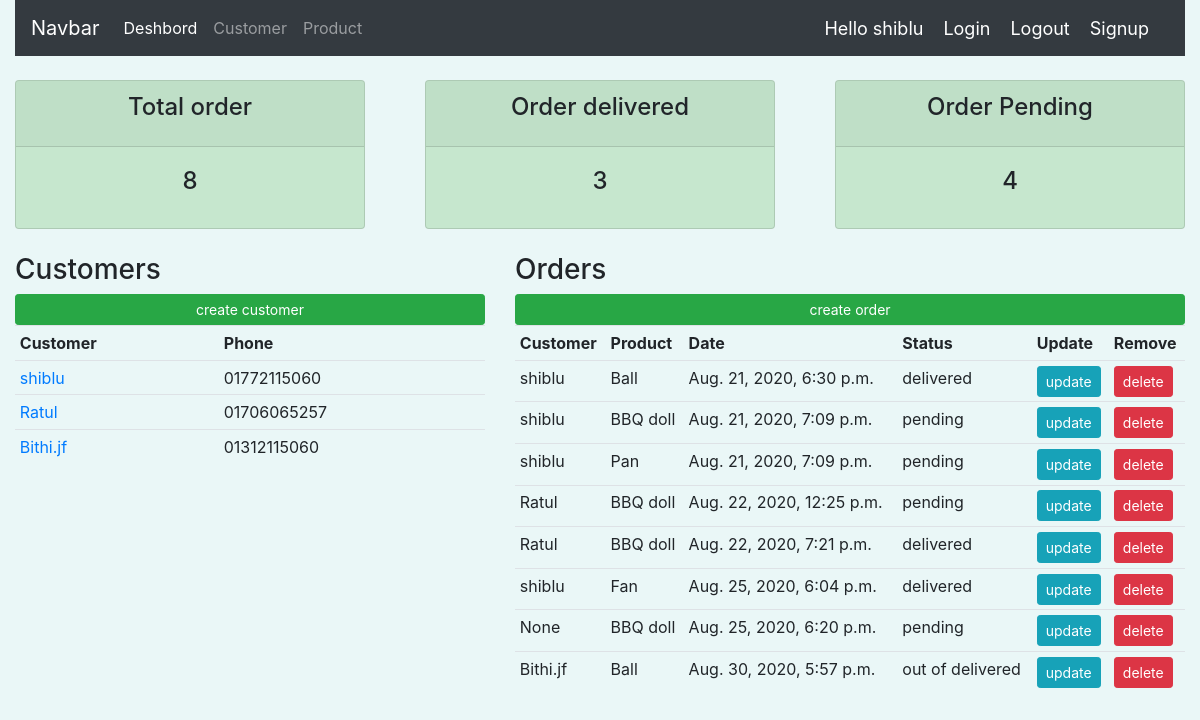
The app's page / (signed in) with its own data.
### accounts/models.py (models this page shows)
class Customer(models.Model):
    user = models.OneToOneField(User, null=True, on_delete=models.CASCADE)
    name = models.CharField(max_length=200,null=True)
    email = models.CharField(max_length=200,null=True)
    phone = models.CharField(max_length=200,null=True)
    profile_pic = models.ImageField(default='computer-icons-user-profile-male-avatar-avatar-png-clip-art.png',null=True,blank=True)
    date = models.DateTimeField(auto_now_add=True)
    def __str__(self):
        return self.name

class Order(models.Model):
    STATUS  = (
        ('delivered','Delivered'),
        ('pending','Pending'),
        ('out of delivered','Out Of Delivered')
    )
    customer = models.ForeignKey(Customer, null=True, on_delete=models.CASCADE)
    products = models.ForeignKey(Product, null=True, on_delete=models.CASCADE)
    status = models.CharField(max_length=200,choices=STATUS,null=True)
    date = models.DateTimeField(auto_now_add=True)

class Product(models.Model):
    CATEGORI = (
        ('indor','Indor'),
        ('outdor','Outdor')
    )
    name = models.CharField(max_length=200,null=True)
    price = models.FloatField(null=True)
    category = models.CharField(max_length=200,choices=CATEGORI,null=True)
    description = models.CharField(max_length=200,null=True,blank=True)
    date = models.DateTimeField(auto_now_add=True)
    tags = models.ManyToManyField(Tag)
    def __str__(self):
        return self.name

### accounts/decorate.py (the view)
    def wrapper_func(request,*args,**kwargs):
        group = None
        if request.user.groups.exists():
            group = request.user.groups.all()[0].name
        if group == 'admin':
            return view_func(request,*args,**kwargs)
        if group == 'customer':
            return redirect('user')

### accounts/decorate.py (called while the page is built)
def admin_only(view_func):
    def wrapper_func(request,*args,**kwargs):
        group = None
        if request.user.groups.exists():
            group = request.user.groups.all()[0].name
        if group == 'admin':
            return view_func(request,*args,**kwargs)
        if group == 'customer':
            return redirect('user')
    return wrapper_func

### accounts/views.py (called while the page is built)
@login_required(login_url='login')
@admin_only
def home(request):
    customer = Customer.objects.all()
    order = Order.objects.all()
    total_order = order.count()
    order_delivered = order.filter(status="delivered").count()
    order_pending = order.filter(status="pending").count()
    context ={
        "customers":customer,
        'orders':order,
        'total_order':total_order,'order_delivered':order_delivered,'order_pending':order_pending
    }
    return render(request,'deshbord.html',context)

### template/deshbord.html
{% extends 'home.html'%}
{% block content %}
{% include 'nav.html'%}
{% include 'status.html'%}
<div class="container-fluid">
    <div class="row">
        <div class="col-md-5">
            <h3>Customers</h3>
            <div class="cart cart-body">
                <a class="btn btn-success btn-sm btn-block" href="">create customer</a>
                <table class="table table-sm">
                    <tr>
                        <th>Customer</th>
                        <th>Phone</th>
                    </tr>
                    {% for customer in customers%}
                    <tr>
                        <td><a href="{% url 'customer' pk=customer.id%}">{{customer.name}}</a> </td>
                        <td>{{customer.phone}}</td>
                    </tr>
                    {%endfor%}
                </table>
            </div>
        </div>
        <div class="col-md-7">
            <h3>Orders</h3>
            <div class="cart cart-body">
                <a class="btn btn-success btn-sm btn-block" href="{% url 'createorder'%}">create order</a>
                <table class="table table-sm">
                    <tr>
                        <th>Customer</th>
                        <th>Product</th>
                        <th>Date</th>
                        <th>Status</th>
                        <th>Update</th>
                        <th>Remove</th>
                    </tr>
                    {% for order in orders%}
                    <tr>
                        <td>{{order.customer}}</td>
                        <td>{{order.products}}</td>
                        <td>{{order.date}}</td>
                        <td>{{order.status}}</td>
                        <td><a class="btn btn-info btn-sm" href="{%url 'updateorder' order.id%}">update</a></td>
                        <td><a class="btn btn-danger btn-sm" href="{%url 'deleteorder' order.id%}">delete</a></td>
                    </tr>
                    {%endfor%}
                </table>
            </div>
        </div>
    </div>
</div>
{% endblock%}

### template/home.html (shortened to what this page needs)
{% load static%}
<!DOCTYPE html>
<html lang="en">
<head>
    <link rel="stylesheet" href="https://stackpath.bootstrapcdn.com/bootstrap/4.5.2/css/bootstrap.min.css">
    <link rel="stylesheet" href="{% static 'css/main.css'%}">
</head>
<body>
{%block content%}{%endblock%}
</body>
</html>

### template/nav.html (shortened to what this page needs)
{% extends 'home.html'%}
{% block content%}
<div class="container-fluid">
  <nav class="navbar navbar-expand-lg navbar-dark bg-dark">
    <a class="navbar-brand" href="#">Navbar</a>
    <div class="collapse navbar-collapse" id="navbarNav">
      <ul class="navbar-nav">
        {% if request.user.is_superuser%}
        <li class="nav-item active">
          <a class="nav-link" href="{% url  'home' %}">Deshbord </a>
        </li>
        <li class="nav-item">
          <a class="nav-link" href="">Customer</a>
        </li>
        <li class="nav-item">
          <a class="nav-link" href="{% url  'product' %}">Product</a>
        </li>
        {% endif %}
      </ul>
    </div>
    <span class="a"> Hello {{request.user}} </span>
            <span ><a class="a" href="{% url  'login' %}">Login</a></span>
            <span ><a class="a" href="{% url  'logout' %}">Logout</a></span>
            <span ><a class="a" href="{% url  'register' %}">Signup</a></span>
  </nav>
</div>
{% endblock %}

### template/status.html
{% extends 'home.html'%}
{% block content%}
<br>
<div class="row">
    <div class="col">
        <div class="col-md" >
        <div class="card text-center text-red" id="to">
            <div class="card-header">
                <h4 class="card-title"> Total order</h4>
            </div>
            <div class="card-body">
                <h4 class="card-title"> {{total_order}}</h4>
            </div>
        </div>
    </div>
    </div>
    <div class="col">
        <div class="col-md" >
        <div class="card text-center text-red  od">
            <div class="card-header">
                <h4 class="card-title"> Order delivered</h4>
            </div>
            <div class="card-body">
                <h4 class="card-title"> {{order_delivered}}</h4>
            </div>
        </div>
    </div>
    </div>
    <div class="col">
        <div class="col-md" >
        <div class="card text-center text-red op">
            <div class="card-header">
                <h4 class="card-title"> Order Pending</h4>
            </div>
            <div class="card-body">
                <h4 class="card-title">{{order_pending}} </h4>
            </div>
        </div>
    </div>
    </div>
</div>
<br>
{% endblock %}

### static/css/main.css (style rules this page uses)
body { background-color: #EAF7F7; }
#to { background-color: #C6E7CE; }
.od { background-color: #C6E7CE; }
.op { background-color: #C6E7CE; }

### template/nav.html (style rules this page uses)
.a { font-size : 18px; color : #fff; margin-right:20px; }

### records on screen
Customer: name "shiblu", phone "01772115060"
Customer: name "Ratul", phone "01706065257"
Customer: name "Bithi.jf", phone "01312115060"
Order: customer "shiblu", products "Ball", date "Aug. 21, 2020, 6:30 p.m.", status "delivered"
Order: customer "shiblu", products "BBQ doll", date "Aug. 21, 2020, 7:09 p.m.", status "pending"
Order: customer "shiblu", products "Pan", date "Aug. 21, 2020, 7:09 p.m.", status "pending"
Order: customer "Ratul", products "BBQ doll", date "Aug. 22, 2020, 12:25 p.m.", status "pending"
Order: customer "Ratul", products "BBQ doll", date "Aug. 22, 2020, 7:21 p.m.", status "delivered"
Order: customer "shiblu", products "Fan", date "Aug. 25, 2020, 6:04 p.m.", status "delivered"
Order: customer "None", products "BBQ doll", date "Aug. 25, 2020, 6:20 p.m.", status "pending"
Order: customer "Bithi.jf", products "Ball", date "Aug. 30, 2020, 5:57 p.m.", status "out of delivered"

### other values on screen
{{ request.user }} "shiblu"
{{ total_order }} "8"
{{ order_delivered }} "3"
{{ order_pending }} "4"
